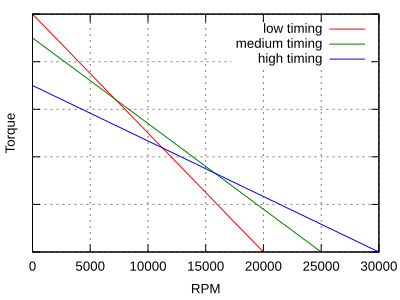

This figure's gnuplot source:
# http://gnuplot.respawned.com/
# Scale font and line width (dpi) by changing the size! It will always display stretched.
set terminal svg size 400,300 enhanced fname 'arial'  fsize 10 butt solid
set output 'out.svg'

# Key means label...
set key inside top right
set xlabel 'RPM'
set ylabel 'Torque'
set format y ""
set grid xtics mxtics ytics mytics
set xrange [0:30000]
set yrange [0:]

torque(x, stall, freerun) = stall + x * (-1.0 * stall) / freerun

plot torque(x, 1.0, 20000) title "low timing", \
     torque(x, 0.9, 25000) title "medium timing", \
     torque(x, 0.7, 30000) title "high timing"
